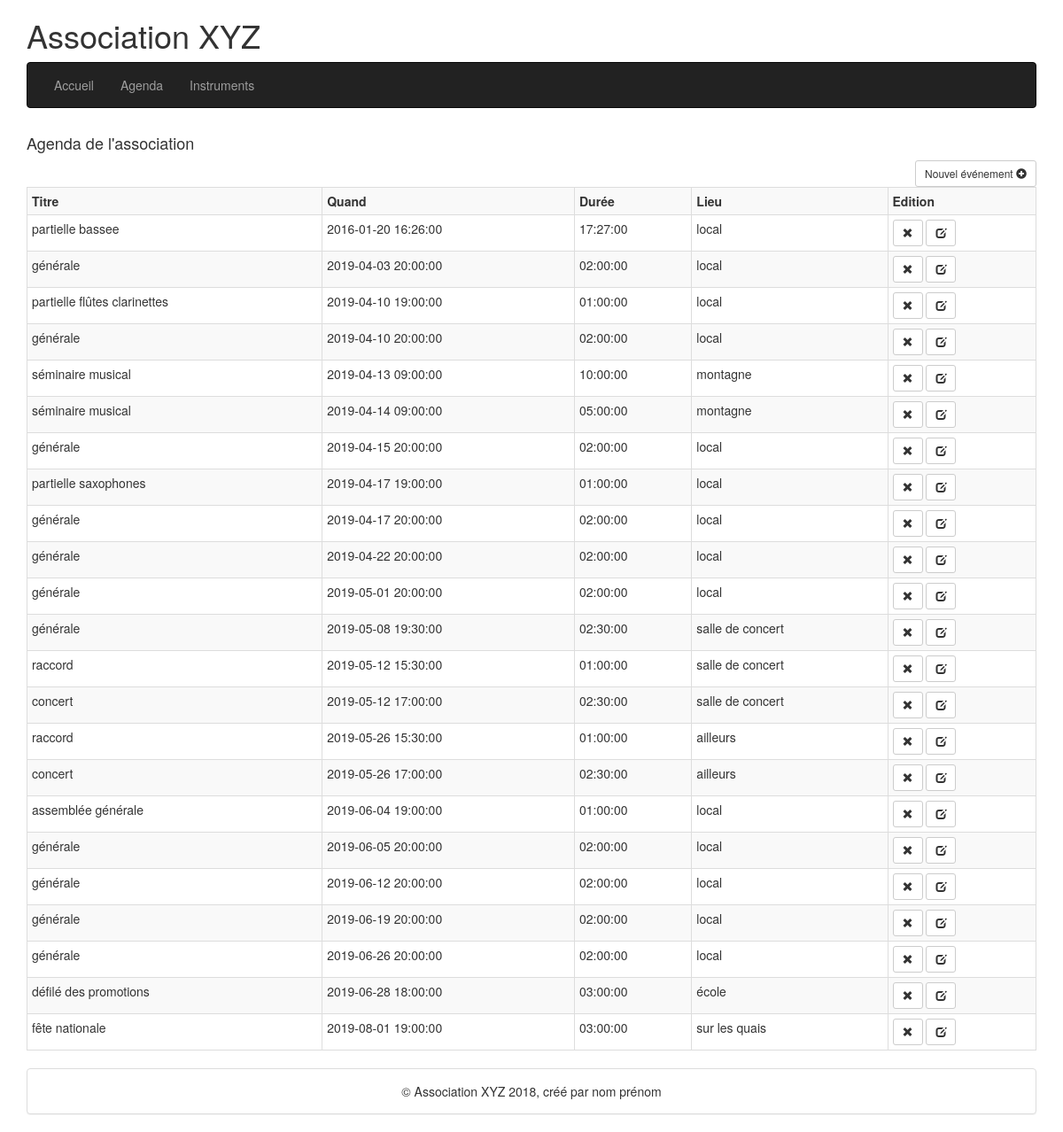
The page /agenda0/agenda.php on the database its author committed.
### tables this page shows
CREATE TABLE `events` (
  `idEvent` int(10) unsigned NOT NULL AUTO_INCREMENT,
  `title` varchar(100) NOT NULL,
  `dateEvent` datetime NOT NULL,
  `duration` time DEFAULT NULL,
  `location` varchar(100) DEFAULT NULL,
  PRIMARY KEY (`idEvent`)
);

### agenda0/agenda.php (called while the page is built, shortened)
<?php
require_once "./models/events.php";
$events = getAllEvents();
include "./views/showevents.php";

### agenda0/models/dbconnexion.php (called while the page is built, shortened)
<?php
function connectDB()
{
    static $dbc = null;
    if ($dbc == null)
    {
        try
        {
        $dbc = new PDO('mysql:host=' . HOST . ';dbname=' . DBNAME, DBUSER, DBPWD, array(
            PDO::MYSQL_ATTR_INIT_COMMAND => "SET NAMES utf8",
            PDO::ATTR_PERSISTENT => true
        ));
        }
        catch (Exception $e)
        {
            echo 'Erreur : ' . $e->getMessage() . '<br />';
            echo 'N° : ' . $e->getCode();
            die('Could not connect to MySQL');
        }
    }
    return $dbc;
}
?>

### agenda0/models/events.php (called while the page is built, shortened)
<?php
require_once "dbconnexion.php";
function getAllEvents()
{
    static $ps = null;
    $sql = 'SELECT * FROM agenda.events';
    $sql .= ' ORDER BY dateEvent ASC';
    if ($ps == null)
    {
        $ps = connectDB()->prepare($sql);
    }
    $answer = false;
    try
    {
        if ($ps->execute())
        $answer = $ps->fetchAll(PDO::FETCH_ASSOC);
    }
    catch (PDOException $e)
    {
        echo $e->getMessage();
    }
    return $answer;
}
?>

### agenda0/views/showevents.php (the view, shortened to what this page needs)
<?php
$pageTitle = "Agenda de l'association";
include "header.php";
?>
<div class="row">
    <div class="col-sm-2 pull-right">
        <a class="btn btn-default btn-sm pull-right" href="editevent.php">Nouvel événement
            <span class="glyphicon glyphicon-plus-sign"></span></a>
    </div>
</div>
<table class="table table-bordered table-striped table-condensed">
    <tr>
        <th>Titre</th>
        <th>Quand</th>
        <th>Durée</th>
        <th>Lieu</th>
        <th>Edition</th>
    </tr>
    <?php
    foreach ($events as $e) :
        ?>
        <tr>
            <td><?= $e['title']; ?></td>
            <td><?= $e['dateEvent']; ?></td>
            <td><?= $e['duration']; ?></td>
            <td><?= $e['location']; ?></td>
            <td>
                <button data-toggle="modal" class="btn btn-default btn-sm" href="#delete<?php echo $e['idEvent'] ?>">
                    <span class="glyphicon glyphicon-remove"></span></button>
                <a class="btn btn-default btn-sm" href="editevent.php?id=<?= $e['idEvent'] ?>">
                    <span class="glyphicon glyphicon-edit"></span></a>
            </td>
        </tr>
    <?php endforeach; ?>
</table>
<?php include "footer.php" ?>

### agenda0/views/header.php (shortened to what this page needs)
<!DOCTYPE html>
<html>
    <head>
        <link rel="stylesheet" href="https://maxcdn.bootstrapcdn.com/bootstrap/3.4.0/css/bootstrap.min.css">
        <link rel="stylesheet" href="https://maxcdn.bootstrapcdn.com/font-awesome/4.5.0/css/font-awesome.min.css">
    </head>
    <body>
        <div class="container">
            <header>
                <h1>Association XYZ</h1>
            </header>
            <?php include_once 'views/menu.php'; ?>
            <div class="row">
                <div class="col-sm-10">
                    <h4><?= $pageTitle ?></h4>
                </div>
            </div>

### agenda0/views/menu.php (shortened to what this page needs)
<nav class="navbar navbar-inverse">
    <div class="container-fluid">
        <ul class="nav navbar-nav navbar-left">
            <li><a href="./">Accueil</a></li>
            <li><a href="./agenda.php">Agenda</a></li>
            <li><a href="./instruments.php">Instruments</a></li>
        </ul>
    </div>
</nav>

### agenda0/views/footer.php (shortened to what this page needs)
        <footer class="panel panel-default">
            <div class="panel-body text-center">
                    &copy; Association XYZ 2018, créé par nom prénom
            </div>
        </footer>
        </div>
    </body>
</html>

### rows shown on the page
events: title "partielle bassee", dateEvent "2016-01-20 16:26:00", duration "17:27:00", location "local"
events: title "générale", dateEvent "2019-04-03 20:00:00", duration "02:00:00", location "local"
events: title "partielle flûtes clarinettes", dateEvent "2019-04-10 19:00:00", duration "01:00:00", location "local"
events: title "générale", dateEvent "2019-04-10 20:00:00", duration "02:00:00", location "local"
events: title "séminaire musical", dateEvent "2019-04-13 09:00:00", duration "10:00:00", location "montagne"
events: title "séminaire musical", dateEvent "2019-04-14 09:00:00", duration "05:00:00", location "montagne"
events: title "générale", dateEvent "2019-04-15 20:00:00", duration "02:00:00", location "local"
events: title "partielle saxophones", dateEvent "2019-04-17 19:00:00", duration "01:00:00", location "local"
events: title "générale", dateEvent "2019-04-17 20:00:00", duration "02:00:00", location "local"
events: title "générale", dateEvent "2019-04-22 20:00:00", duration "02:00:00", location "local"
events: title "générale", dateEvent "2019-05-01 20:00:00", duration "02:00:00", location "local"
events: title "générale", dateEvent "2019-05-08 19:30:00", duration "02:30:00", location "salle de concert"
events: title "raccord", dateEvent "2019-05-12 15:30:00", duration "01:00:00", location "salle de concert"
events: title "concert", dateEvent "2019-05-12 17:00:00", duration "02:30:00", location "salle de concert"
events: title "raccord", dateEvent "2019-05-26 15:30:00", duration "01:00:00", location "ailleurs"
events: title "concert", dateEvent "2019-05-26 17:00:00", duration "02:30:00", location "ailleurs"
events: title "assemblée générale", dateEvent "2019-06-04 19:00:00", duration "01:00:00", location "local"
events: title "générale", dateEvent "2019-06-05 20:00:00", duration "02:00:00", location "local"
events: title "générale", dateEvent "2019-06-12 20:00:00", duration "02:00:00", location "local"
events: title "générale", dateEvent "2019-06-19 20:00:00", duration "02:00:00", location "local"
events: title "générale", dateEvent "2019-06-26 20:00:00", duration "02:00:00", location "local"
events: title "défilé des promotions", dateEvent "2019-06-28 18:00:00", duration "03:00:00", location "école"
events: title "fête nationale", dateEvent "2019-08-01 19:00:00", duration "03:00:00", location "sur les quais"

### other values the page prints
$pageTitle "Agenda de l'association"
